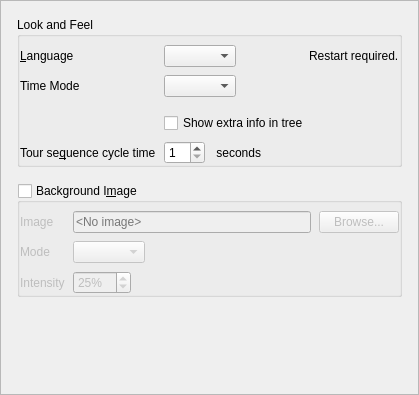
<?xml version="1.0" encoding="UTF-8"?>
<ui version="4.0">
 <class>LookAndFeelPreferencesWidget</class>
 <widget class="QWidget" name="LookAndFeelPreferencesWidget">
  <property name="geometry">
   <rect>
    <x>0</x>
    <y>0</y>
    <width>419</width>
    <height>395</height>
   </rect>
  </property>
  <property name="windowTitle">
   <string/>
  </property>
  <layout class="QVBoxLayout" name="verticalLayout_3">
   <property name="spacing">
    <number>0</number>
   </property>
   <property name="leftMargin">
    <number>0</number>
   </property>
   <property name="topMargin">
    <number>0</number>
   </property>
   <property name="rightMargin">
    <number>0</number>
   </property>
   <property name="bottomMargin">
    <number>0</number>
   </property>
   <item>
    <widget class="QScrollArea" name="scrollArea">
     <property name="horizontalScrollBarPolicy">
      <enum>Qt::ScrollBarAlwaysOff</enum>
     </property>
     <property name="widgetResizable">
      <bool>true</bool>
     </property>
     <property name="alignment">
      <set>Qt::AlignLeading|Qt::AlignLeft|Qt::AlignTop</set>
     </property>
     <widget class="QWidget" name="scrollAreaWidgetContents">
      <property name="geometry">
       <rect>
        <x>0</x>
        <y>0</y>
        <width>417</width>
        <height>286</height>
       </rect>
      </property>
      <property name="sizePolicy">
       <sizepolicy hsizetype="Preferred" vsizetype="Fixed">
        <horstretch>0</horstretch>
        <verstretch>0</verstretch>
       </sizepolicy>
      </property>
      <layout class="QVBoxLayout" name="verticalLayout">
       <property name="spacing">
        <number>16</number>
       </property>
       <property name="leftMargin">
        <number>16</number>
       </property>
       <property name="topMargin">
        <number>16</number>
       </property>
       <property name="rightMargin">
        <number>16</number>
       </property>
       <property name="bottomMargin">
        <number>0</number>
       </property>
       <item>
        <widget class="QGroupBox" name="lookAndFeelGroupBox">
         <property name="title">
          <string>Look and Feel</string>
         </property>
         <property name="flat">
          <bool>true</bool>
         </property>
         <layout class="QFormLayout" name="formLayout">
          <property name="horizontalSpacing">
           <number>8</number>
          </property>
          <property name="verticalSpacing">
           <number>8</number>
          </property>
          <property name="leftMargin">
           <number>0</number>
          </property>
          <property name="topMargin">
           <number>8</number>
          </property>
          <property name="rightMargin">
           <number>0</number>
          </property>
          <property name="bottomMargin">
           <number>0</number>
          </property>
          <item row="0" column="0">
           <widget class="QLabel" name="languageLabel">
            <property name="text">
             <string>&amp;Language</string>
            </property>
            <property name="buddy">
             <cstring>languageComboBox</cstring>
            </property>
           </widget>
          </item>
          <item row="0" column="1">
           <layout class="QHBoxLayout" name="horizontalLayout_7">
            <item>
             <widget class="QComboBox" name="languageComboBox"/>
            </item>
            <item>
             <spacer name="horizontalSpacer_3">
              <property name="orientation">
               <enum>Qt::Horizontal</enum>
              </property>
              <property name="sizeHint" stdset="0">
               <size>
                <width>40</width>
                <height>20</height>
               </size>
              </property>
             </spacer>
            </item>
            <item>
             <widget class="QLabel" name="languageWarningLabel">
              <property name="text">
               <string>Restart required.</string>
              </property>
             </widget>
            </item>
           </layout>
          </item>
          <item row="1" column="0">
           <widget class="QLabel" name="timeModeLabel">
            <property name="text">
             <string>Time Mode</string>
            </property>
           </widget>
          </item>
          <item row="1" column="1">
           <layout class="QHBoxLayout" name="horizontalLayout_6">
            <item>
             <widget class="QComboBox" name="timeModeComboBox"/>
            </item>
            <item>
             <spacer name="horizontalSpacer">
              <property name="orientation">
               <enum>Qt::Horizontal</enum>
              </property>
              <property name="sizeHint" stdset="0">
               <size>
                <width>40</width>
                <height>20</height>
               </size>
              </property>
             </spacer>
            </item>
           </layout>
          </item>
          <item row="2" column="1">
           <widget class="QnWordWrappedLabel" name="timeModeWarningLabel" native="true"/>
          </item>
          <item row="3" column="1">
           <widget class="QCheckBox" name="showIpInTreeCheckBox">
            <property name="text">
             <string>Show extra info in tree</string>
            </property>
           </widget>
          </item>
          <item row="4" column="0">
           <widget class="QLabel" name="tourCycleTimeLabel">
            <property name="text">
             <string>Tour se&amp;quence cycle time</string>
            </property>
            <property name="buddy">
             <cstring>tourCycleTimeSpinBox</cstring>
            </property>
           </widget>
          </item>
          <item row="4" column="1">
           <layout class="QHBoxLayout" name="horizontalLayout_4" stretch="0,1">
            <item>
             <widget class="QSpinBox" name="tourCycleTimeSpinBox">
              <property name="minimum">
               <number>1</number>
              </property>
             </widget>
            </item>
            <item>
             <widget class="QLabel" name="label_2">
              <property name="text">
               <string> seconds</string>
              </property>
             </widget>
            </item>
           </layout>
          </item>
         </layout>
        </widget>
       </item>
       <item>
        <widget class="QGroupBox" name="imageGroupBox">
         <property name="title">
          <string>Background I&amp;mage</string>
         </property>
         <property name="flat">
          <bool>true</bool>
         </property>
         <property name="checkable">
          <bool>true</bool>
         </property>
         <property name="checked">
          <bool>false</bool>
         </property>
         <layout class="QFormLayout" name="formLayout_3">
          <property name="horizontalSpacing">
           <number>8</number>
          </property>
          <property name="verticalSpacing">
           <number>8</number>
          </property>
          <property name="leftMargin">
           <number>0</number>
          </property>
          <property name="topMargin">
           <number>8</number>
          </property>
          <property name="rightMargin">
           <number>0</number>
          </property>
          <property name="bottomMargin">
           <number>0</number>
          </property>
          <item row="0" column="0">
           <widget class="QLabel" name="imageNameLabel">
            <property name="text">
             <string>Image</string>
            </property>
           </widget>
          </item>
          <item row="0" column="1">
           <layout class="QHBoxLayout" name="horizontalLayout">
            <item>
             <widget class="QLineEdit" name="imageNameLineEdit">
              <property name="readOnly">
               <bool>true</bool>
              </property>
              <property name="placeholderText">
               <string>&lt;No image&gt;</string>
              </property>
             </widget>
            </item>
            <item>
             <widget class="QPushButton" name="imageSelectButton">
              <property name="text">
               <string>Browse...</string>
              </property>
             </widget>
            </item>
           </layout>
          </item>
          <item row="1" column="0">
           <widget class="QLabel" name="imageModeLabel">
            <property name="text">
             <string>Mode</string>
            </property>
           </widget>
          </item>
          <item row="1" column="1">
           <layout class="QHBoxLayout" name="horizontalLayout_2">
            <item>
             <widget class="QComboBox" name="imageModeComboBox"/>
            </item>
            <item>
             <spacer name="horizontalSpacer_6">
              <property name="orientation">
               <enum>Qt::Horizontal</enum>
              </property>
              <property name="sizeHint" stdset="0">
               <size>
                <width>40</width>
                <height>20</height>
               </size>
              </property>
             </spacer>
            </item>
           </layout>
          </item>
          <item row="2" column="0">
           <widget class="QLabel" name="imageOpacityLabel">
            <property name="text">
             <string>Intensity</string>
            </property>
           </widget>
          </item>
          <item row="2" column="1">
           <layout class="QHBoxLayout" name="horizontalLayout_3">
            <item>
             <widget class="QSpinBox" name="imageOpacitySpinBox">
              <property name="suffix">
               <string>%</string>
              </property>
              <property name="minimum">
               <number>1</number>
              </property>
              <property name="maximum">
               <number>100</number>
              </property>
              <property name="value">
               <number>25</number>
              </property>
             </widget>
            </item>
            <item>
             <spacer name="horizontalSpacer_7">
              <property name="orientation">
               <enum>Qt::Horizontal</enum>
              </property>
              <property name="sizeHint" stdset="0">
               <size>
                <width>40</width>
                <height>20</height>
               </size>
              </property>
             </spacer>
            </item>
           </layout>
          </item>
         </layout>
        </widget>
       </item>
      </layout>
     </widget>
    </widget>
   </item>
  </layout>
 </widget>
 <customwidgets>
  <customwidget>
   <class>QnWordWrappedLabel</class>
   <extends>QWidget</extends>
   <header location="global">ui/widgets/word_wrapped_label.h</header>
   <container>1</container>
  </customwidget>
 </customwidgets>
 <tabstops>
  <tabstop>languageComboBox</tabstop>
  <tabstop>timeModeComboBox</tabstop>
  <tabstop>showIpInTreeCheckBox</tabstop>
  <tabstop>tourCycleTimeSpinBox</tabstop>
  <tabstop>imageNameLineEdit</tabstop>
  <tabstop>imageSelectButton</tabstop>
  <tabstop>imageModeComboBox</tabstop>
  <tabstop>imageOpacitySpinBox</tabstop>
 </tabstops>
 <resources/>
 <connections/>
</ui>
